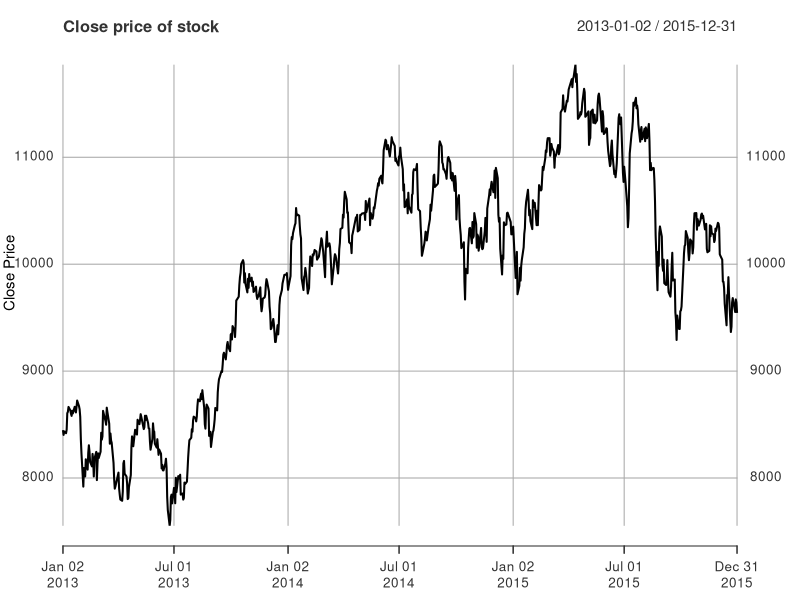

R code for this plot:
library(quantmod)
library(tseries)
library(timeSeries)
library(forecast)
library(xts)
library(readr)
library(ggplot2)

raw_data <- read_csv('../data/IBEX35.csv', col_names=TRUE)
tsprice <- xts(x=raw_data$Close, order.by = as.Date(raw_data$Date,"%m/%d/%y"), frequency = 255)
summary(tsprice)

plot(tsprice, type='l', main='Close price of stock', xlab='Date', ylab='Close Price')
